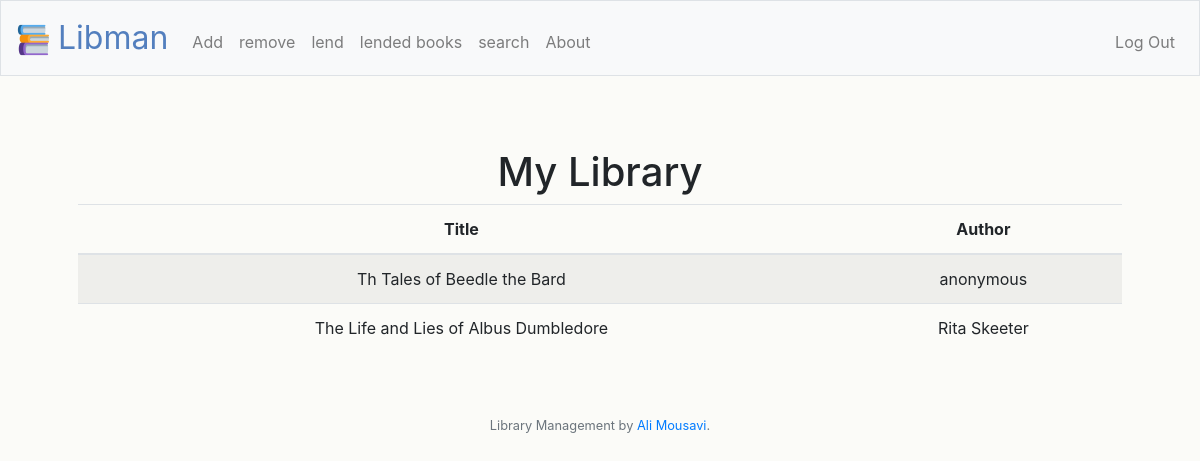
/ (signed in), run on the app's committed database.
### tables this page shows
CREATE TABLE 'books' (id INTEGER, title TEXT NOT NULL, author TEXT NOT NULL, user TEXT NOT NULL, PRIMARY KEY(id));

### application.py (the view)
@app.route("/")
@login_required
def index():
    person = db.execute("SELECT username FROM users WHERE id=?", session["user_id"])
    name = person[0]
    person = name['username']
    books = db.execute("SELECT title,author FROM books WHERE user = ? ORDER BY title", person)
    return render_template("index.html",books=books)

### application.py (called while the page is built)
@app.after_request
def after_request(response):
    response.headers["Cache-Control"] = "no-cache, no-store, must-revalidate"
    response.headers["Expires"] = 0
    response.headers["Pragma"] = "no-cache"
    return response

### helpers.py (called while the page is built)
def login_required(f):
    @wraps(f)
    def decorated_function(*args, **kwargs):
        if session.get("user_id") is None:
            return redirect("/welcome")
        return f(*args, **kwargs)
    return decorated_function

### templates/index.html (shortened to what this page needs)
{% extends "layout.html" %}
{% block main %}
    <table  class="table table-striped">
        <thead>
            <tr>
                <th>Title</th>
                <th>Author</th>
            </tr>
        </thead>
        <tbody>
            <br>
            <h1>My Library</h1>
            {% for book in books  %}
                <tr>
                    <td>{{ book['title'] }}</td>
                    <td>{{ book['author'] }}</td>
            {% endfor %}
        </tbody>
    </table>
{% endblock %}

### static/styles.css (style rules this page uses)
body { background-color: #fbfbf8; }

### data on the page
books: title "Th Tales of Beedle the Bard", author "anonymous"
books: title "The Life and Lies of Albus Dumbledore", author "Rita Skeeter"
